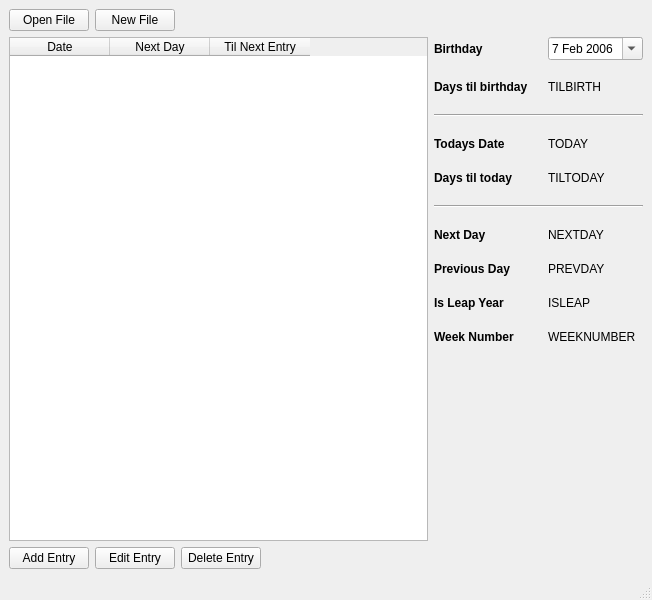
<?xml version="1.0" encoding="UTF-8"?>
<ui version="4.0">
 <class>MainWindow</class>
 <widget class="QMainWindow" name="MainWindow">
  <property name="geometry">
   <rect>
    <x>0</x>
    <y>0</y>
    <width>652</width>
    <height>600</height>
   </rect>
  </property>
  <property name="windowTitle">
   <string>MainWindow</string>
  </property>
  <widget class="QWidget" name="centralwidget">
   <layout class="QGridLayout" name="gridLayout">
    <item row="2" column="2">
     <widget class="QPushButton" name="deleteEntry">
      <property name="text">
       <string>Delete Entry</string>
      </property>
      <property name="icon">
       <iconset theme="list-remove"/>
      </property>
     </widget>
    </item>
    <item row="1" column="0" colspan="4">
     <widget class="QTableWidget" name="mainTable">
      <property name="editTriggers">
       <set>QAbstractItemView::NoEditTriggers</set>
      </property>
      <property name="selectionMode">
       <enum>QAbstractItemView::SingleSelection</enum>
      </property>
      <property name="selectionBehavior">
       <enum>QAbstractItemView::SelectRows</enum>
      </property>
      <property name="columnCount">
       <number>3</number>
      </property>
      <column>
       <property name="text">
        <string>Date</string>
       </property>
      </column>
      <column>
       <property name="text">
        <string>Next Day</string>
       </property>
      </column>
      <column>
       <property name="text">
        <string>Til Next Entry</string>
       </property>
      </column>
     </widget>
    </item>
    <item row="2" column="3">
     <spacer name="horizontalSpacer_2">
      <property name="orientation">
       <enum>Qt::Horizontal</enum>
      </property>
      <property name="sizeHint" stdset="0">
       <size>
        <width>40</width>
        <height>20</height>
       </size>
      </property>
     </spacer>
    </item>
    <item row="0" column="0">
     <widget class="QPushButton" name="openFile">
      <property name="text">
       <string>Open File</string>
      </property>
      <property name="icon">
       <iconset theme="document-open">
        <normaloff>.</normaloff>.</iconset>
      </property>
     </widget>
    </item>
    <item row="0" column="1">
     <widget class="QPushButton" name="newFile">
      <property name="text">
       <string>New File</string>
      </property>
      <property name="icon">
       <iconset theme="document-new"/>
      </property>
     </widget>
    </item>
    <item row="1" column="4">
     <layout class="QFormLayout" name="formLayout">
      <property name="horizontalSpacing">
       <number>20</number>
      </property>
      <property name="verticalSpacing">
       <number>20</number>
      </property>
      <item row="0" column="0">
       <widget class="QLabel" name="label">
        <property name="font">
         <font>
          <weight>75</weight>
          <bold>true</bold>
         </font>
        </property>
        <property name="text">
         <string>Birthday</string>
        </property>
       </widget>
      </item>
      <item row="0" column="1">
       <widget class="QDateEdit" name="birthdayInp">
        <property name="calendarPopup">
         <bool>true</bool>
        </property>
        <property name="date">
         <date>
          <year>2006</year>
          <month>2</month>
          <day>7</day>
         </date>
        </property>
       </widget>
      </item>
      <item row="1" column="0">
       <widget class="QLabel" name="label_5">
        <property name="font">
         <font>
          <weight>75</weight>
          <bold>true</bold>
         </font>
        </property>
        <property name="text">
         <string>Days til birthday</string>
        </property>
       </widget>
      </item>
      <item row="1" column="1">
       <widget class="QLabel" name="tilBirth">
        <property name="text">
         <string>TILBIRTH</string>
        </property>
       </widget>
      </item>
      <item row="2" column="0" colspan="2">
       <widget class="Line" name="line_2">
        <property name="orientation">
         <enum>Qt::Horizontal</enum>
        </property>
       </widget>
      </item>
      <item row="3" column="0">
       <widget class="QLabel" name="label_3">
        <property name="font">
         <font>
          <weight>75</weight>
          <bold>true</bold>
         </font>
        </property>
        <property name="text">
         <string>Todays Date</string>
        </property>
       </widget>
      </item>
      <item row="3" column="1">
       <widget class="QLabel" name="todayDate">
        <property name="text">
         <string>TODAY</string>
        </property>
       </widget>
      </item>
      <item row="4" column="0">
       <widget class="QLabel" name="label_7">
        <property name="font">
         <font>
          <weight>75</weight>
          <bold>true</bold>
         </font>
        </property>
        <property name="text">
         <string>Days til today</string>
        </property>
       </widget>
      </item>
      <item row="4" column="1">
       <widget class="QLabel" name="tilToday">
        <property name="text">
         <string>TILTODAY</string>
        </property>
       </widget>
      </item>
      <item row="5" column="0" colspan="2">
       <widget class="Line" name="line">
        <property name="orientation">
         <enum>Qt::Horizontal</enum>
        </property>
       </widget>
      </item>
      <item row="6" column="0">
       <widget class="QLabel" name="label_2">
        <property name="font">
         <font>
          <weight>75</weight>
          <bold>true</bold>
         </font>
        </property>
        <property name="text">
         <string>Next Day</string>
        </property>
       </widget>
      </item>
      <item row="7" column="0">
       <widget class="QLabel" name="label_4">
        <property name="font">
         <font>
          <weight>75</weight>
          <bold>true</bold>
         </font>
        </property>
        <property name="text">
         <string>Previous Day</string>
        </property>
       </widget>
      </item>
      <item row="6" column="1">
       <widget class="QLabel" name="nextDay">
        <property name="text">
         <string>NEXTDAY</string>
        </property>
       </widget>
      </item>
      <item row="7" column="1">
       <widget class="QLabel" name="prevDay">
        <property name="text">
         <string>PREVDAY</string>
        </property>
       </widget>
      </item>
      <item row="8" column="0">
       <widget class="QLabel" name="label_6">
        <property name="font">
         <font>
          <weight>75</weight>
          <bold>true</bold>
         </font>
        </property>
        <property name="text">
         <string>Is Leap Year</string>
        </property>
       </widget>
      </item>
      <item row="9" column="0">
       <widget class="QLabel" name="label_8">
        <property name="font">
         <font>
          <weight>75</weight>
          <bold>true</bold>
         </font>
        </property>
        <property name="text">
         <string>Week Number</string>
        </property>
       </widget>
      </item>
      <item row="8" column="1">
       <widget class="QLabel" name="isLeap">
        <property name="text">
         <string>ISLEAP</string>
        </property>
       </widget>
      </item>
      <item row="9" column="1">
       <widget class="QLabel" name="weekNumber">
        <property name="text">
         <string>WEEKNUMBER</string>
        </property>
       </widget>
      </item>
     </layout>
    </item>
    <item row="2" column="1">
     <widget class="QPushButton" name="editEntry">
      <property name="text">
       <string>Edit Entry</string>
      </property>
      <property name="icon">
       <iconset theme="document-edit"/>
      </property>
     </widget>
    </item>
    <item row="2" column="0">
     <widget class="QPushButton" name="addEntry">
      <property name="text">
       <string>Add Entry</string>
      </property>
      <property name="icon">
       <iconset theme="list-add"/>
      </property>
     </widget>
    </item>
   </layout>
  </widget>
  <widget class="QMenuBar" name="menubar">
   <property name="geometry">
    <rect>
     <x>0</x>
     <y>0</y>
     <width>652</width>
     <height>22</height>
    </rect>
   </property>
  </widget>
  <widget class="QStatusBar" name="statusbar"/>
 </widget>
 <resources/>
 <connections/>
</ui>
